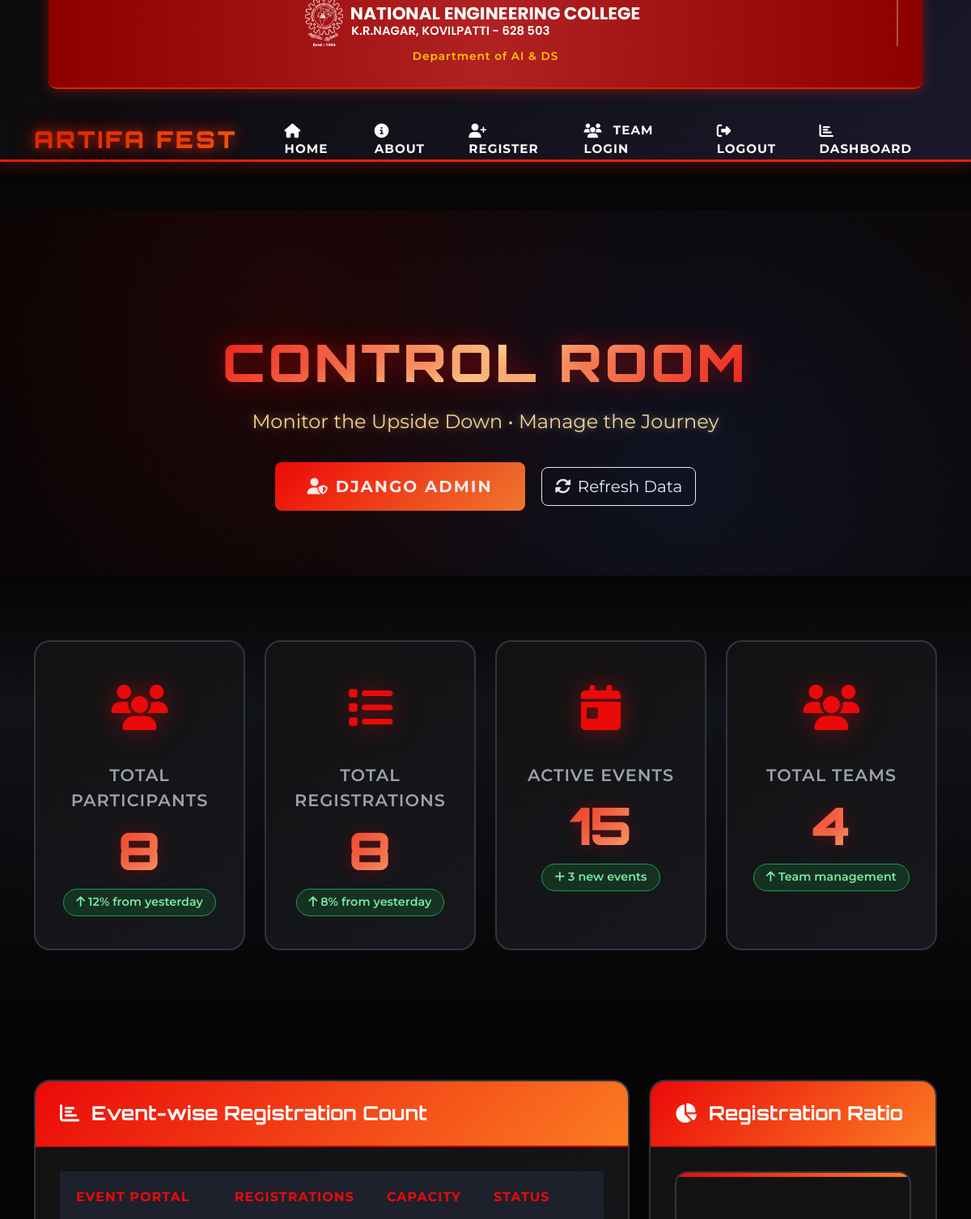
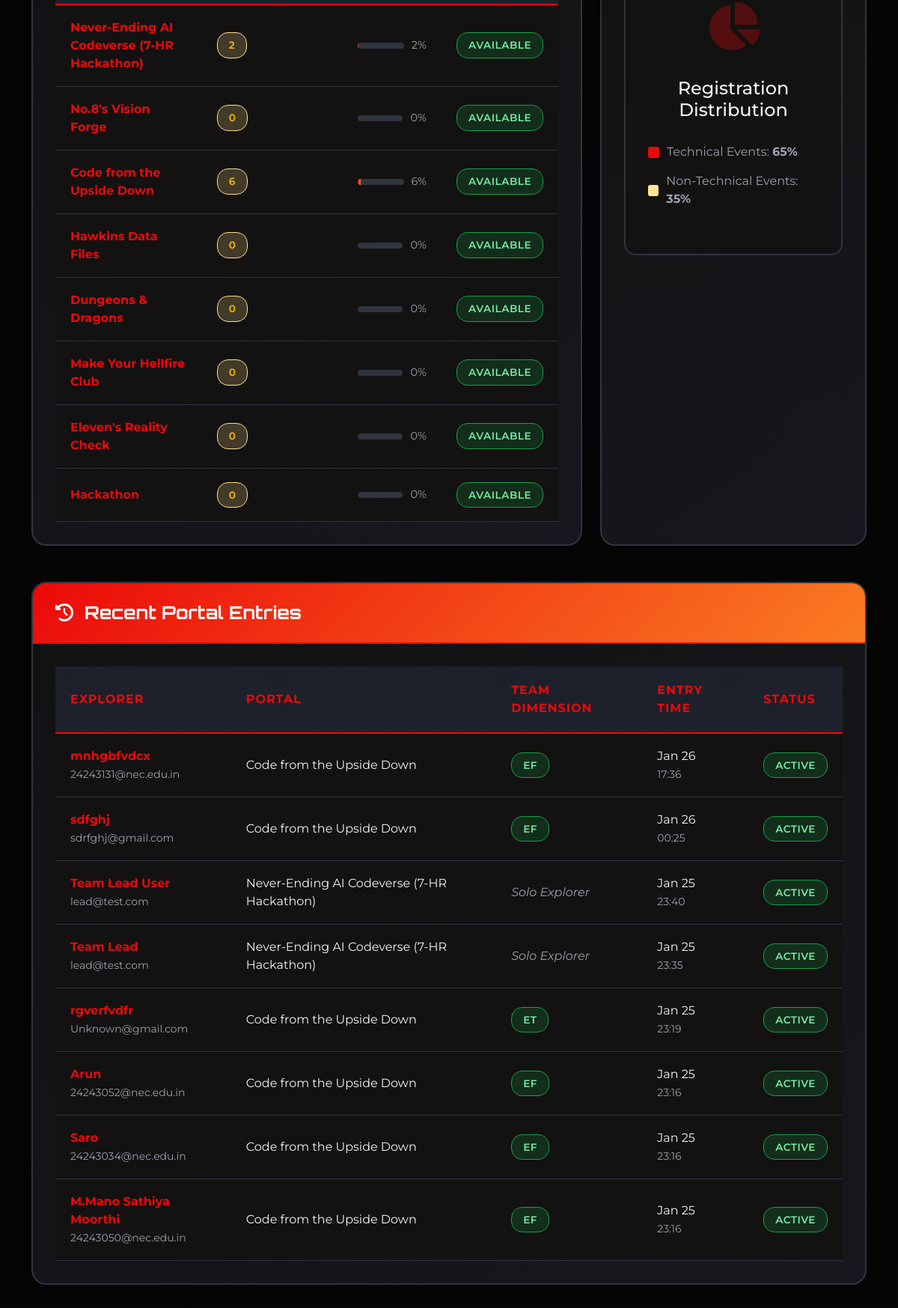
The page /admin-dashboard/ (signed in, upper part) on the database its author committed (2 pictures, top to bottom).
### core/models.py (models this page shows, shortened)
class Event(models.Model):
    EVENT_TYPES = [
        ('technical', 'Technical'),
        ('non-technical', 'Non-Technical'),
    ]
    name = models.CharField(max_length=200)
    slug = models.SlugField(unique=True)
    description = models.TextField()
    event_type = models.CharField(max_length=20, choices=EVENT_TYPES)
    is_team_event = models.BooleanField(default=False)
    min_team_size = models.IntegerField(default=1)
    max_team_size = models.IntegerField(default=1)
    icon_class = models.CharField(max_length=100, default='fas fa-code')
    start_time = models.TimeField(null=True, blank=True)
    end_time = models.TimeField(null=True, blank=True)
    event_date = models.DateField(null=True, blank=True)
    duration = models.CharField(max_length=100, blank=True, null=True, help_text="e.g., '7 hours', '2 hours'")
    venue = models.CharField(max_length=200, blank=True, null=True, help_text="Event venue/location")
    created_at = models.DateTimeField(auto_now_add=True)
    updated_at = models.DateTimeField(auto_now=True)

class Registration(models.Model):
    YEAR_CHOICES = [
        ('1', '1st Year'),
        ('2', '2nd Year'),
        ('3', '3rd Year'),
        ('4', '4th Year'),
    ]
    DEPARTMENT_CHOICES = [
        ('AIDS', 'AI & DS'),
        ('CSE', 'Computer Science'),
        ('IT', 'Information Technology'),
        ('ECE', 'Electronics & Communication'),
        ('EEE', 'Electrical & Electronics'),
        ('MECH', 'Mechanical'),
        ('CIVIL', 'Civil'),
        ('OTHER', 'Other'),
    ]
    register_number = models.CharField(max_length=20, unique=True, help_text='Unique registration number', null=True)
    full_name = models.CharField(max_length=200, null=True)
    year = models.CharField(max_length=1, choices=YEAR_CHOICES, null=True)
    department = models.CharField(max_length=10, choices=DEPARTMENT_CHOICES, null=True)
    phone_number = models.CharField(max_length=15, null=True, blank=True)
    email = models.EmailField(null=True)
    is_verified = models.BooleanField(default=False)
    event = models.ForeignKey(Event, on_delete=models.CASCADE)
    registered_at = models.DateTimeField(auto_now_add=True)
    team = models.ForeignKey('Team', on_delete=models.SET_NULL, null=True, blank=True, related_name='registrations', help_text='Team this registration belongs to')
    team_name = models.CharField(max_length=100, blank=True, null=True)
    team_members = models.IntegerField(default=0, help_text='Count of team members (0 if not team lead)')
    team_password = models.CharField(max_length=255, blank=True, null=True, help_text='Team password (hashed) for team login verification')
    is_team_lead = models.BooleanField(default=False, help_text='Whether this participant is a team lead')
    class Meta:
        unique_together = ['register_number', 'event']
        ordering = ['-registered_at']

### core/views.py (the view)
# urls.py: path('admin-dashboard/', views.admin_dashboard, name='admin_dashboard'),
def admin_dashboard(request):
    if not request.user.is_superuser:
        return redirect('home')
    total_registrations = Registration.objects.count()
    total_participants = Registration.objects.values('register_number').distinct().count()
    total_teams = Team.objects.count()
    recent_registrations = Registration.objects.select_related('event').order_by('-registered_at')[:10]
    event_stats = []
    events = Event.objects.all()
    for event in events:
        count = Registration.objects.filter(event=event).count()
        event_stats.append({
            'event': event.name,
            'count': count
        })
    teams = Team.objects.select_related('event', 'created_by').all().order_by('-created_at')[:10]
    team_stats = []
    for team in teams:
        team_stats.append({
            'id': team.id,
            'name': team.name,
            'event': team.event.name,
            'leader': team.created_by.full_name,
            'members': team.member_count,
            'total': team.total_count,
            'created_at': team.created_at
        })
    context = {
        'total_participants': total_participants,
        'total_registrations': total_registrations,
        'total_teams': total_teams,
        'recent_registrations': recent_registrations,
        'event_stats': event_stats,
        'team_stats': team_stats,
    }
    return render(request, 'core/admin_dashboard.html', context)

### core/templates/core/admin_dashboard.html (shortened to what this page needs)
{% extends 'base.html' %}
{% load static %}
{% block content %}
<section class="dashboard-hero">
    <div class="container">
        <div class="row justify-content-center">
            <div class="col-lg-10 col-xl-8">
                <h1 class="dashboard-title">CONTROL ROOM</h1>
                <p class="dashboard-subtitle">Monitor the Upside Down • Manage the Journey</p>
                <div class="text-center">
                    <a href="/admin/" class="btn btn-lg me-3" style="background: linear-gradient(135deg, hsl(var(--primary)), hsl(var(--stranger-orange))); color: hsl(var(--primary-foreground)); border: none; padding: 15px 40px; font-weight: 700; text-transform: uppercase; letter-spacing: 2px;">
                        <i class="fas fa-user-shield me-2"></i>Django Admin
                    </a>
                    <button class="btn btn-lg btn-outline-light" id="refreshBtn" onclick="refreshData()">
                        <i class="fas fa-sync-alt me-2"></i>Refresh Data
                    </button>
                </div>
            </div>
        </div>
    </div>
</section>
<section class="stats-overview">
    <div class="container">
        <div class="row g-4">
            <div class="col-lg-3 col-md-6">
                <div class="stat-card">
                    <div class="stat-icon">
                        <i class="fas fa-users"></i>
                    </div>
                    <div class="stat-title">Total Participants</div>
                    <div class="stat-value">{{ total_participants|default:"0" }}</div>
                    <div class="stat-change change-positive">
                        <i class="fas fa-arrow-up me-1"></i>12% from yesterday
                    </div>
                </div>
            </div>
            <div class="col-lg-3 col-md-6">
                <div class="stat-card">
                    <div class="stat-icon">
                        <i class="fas fa-list"></i>
                    </div>
                    <div class="stat-title">Total Registrations</div>
                    <div class="stat-value">{{ total_registrations|default:"0" }}</div>
                    <div class="stat-change change-positive">
                        <i class="fas fa-arrow-up me-1"></i>8% from yesterday
                    </div>
                </div>
            </div>
            <div class="col-lg-3 col-md-6">
                <div class="stat-card">
                    <div class="stat-icon">
                        <i class="fas fa-calendar-day"></i>
                    </div>
                    <div class="stat-title">Active Events</div>
                    <div class="stat-value">{{ active_events|default:"15" }}</div>
                    <div class="stat-change change-positive">
                        <i class="fas fa-plus me-1"></i>3 new events
                    </div>
                </div>
            </div>
            <div class="col-lg-3 col-md-6">
                <div class="stat-card">
                    <div class="stat-icon">
                        <i class="fas fa-users"></i>
                    </div>
                    <div class="stat-title">Total Teams</div>
                    <div class="stat-value">{{ total_teams|default:"0" }}</div>
                    <div class="stat-change change-positive">
                        <i class="fas fa-arrow-up me-1"></i>Team management
                    </div>
                </div>
            </div>
        </div>
    </div>
</section>
<section class="dashboard-widgets">
    <div class="container">
        <div class="row g-4 mb-5">
            <div class="col-lg-8">
                <div class="widget-card">
                    <div class="widget-header">
                        <h3 class="widget-title">
                            <i class="fas fa-chart-bar"></i> Event-wise Registration Count
                        </h3>
                    </div>
                    <div class="widget-body">
                        <div class="table-responsive">
                            <table class="dashboard-table">
                                <thead>
                                    <tr>
                                        <th>Event Portal</th>
                                        <th>Registrations</th>
                                        <th>Capacity</th>
                                        <th>Status</th>
                                    </tr>
                                </thead>
                                <tbody>
                                    {% for stat in event_stats %}
                                    <tr>
                                        <td>
                                            <strong style="color: hsl(var(--primary));">{{ stat.event }}</strong>
                                        </td>
                                        <td>
                                            <span class="table-badge badge-warning">{{ stat.count }}</span>
                                        </td>
                                        <td>
                                            {% widthratio stat.count stat.capacity|default:100 100 as percentage %}
                                            <div style="display: flex; align-items: center; gap: 10px;">
                                                <div style="flex: 1; background: hsl(var(--border)); height: 8px; border-radius: 4px; overflow: hidden;">
                                                    <div style="width: {{ percentage }}%; background: linear-gradient(90deg, hsl(var(--primary)), hsl(var(--stranger-orange))); height: 100%;"></div>
                                                </div>
                                                <span style="color: hsl(var(--muted-foreground)); font-size: 0.9rem;">{{ percentage }}%</span>
                                            </div>
                                        </td>
                                        <td>
                                            {% if percentage >= 90 %}
                                            <span class="table-badge badge-danger">Full</span>
                                            {% elif percentage >= 70 %}
                                            <span class="table-badge badge-warning">Almost Full</span>
                                            {% else %}
                                            <span class="table-badge badge-success">Available</span>
                                            {% endif %}
                                        </td>
                                    </tr>
                                    {% endfor %}
                                </tbody>
                            </table>
                        </div>
                    </div>
                </div>
            </div>
            <div class="col-lg-4">
                <div class="widget-card">
                    <div class="widget-header">
                        <h3 class="widget-title">
                            <i class="fas fa-chart-pie"></i> Registration Ratio
                        </h3>
                    </div>
                    <div class="widget-body">
                        <div class="chart-container">
                            <div class="chart-placeholder">
                                <div class="chart-icon">
                                    <i class="fas fa-chart-pie"></i>
                                </div>
                                <h4 style="color: hsl(var(--foreground)); margin-bottom: 10px;">Registration Distribution</h4>
                                <div style="text-align: left; margin-top: 30px;">
                                    <div style="display: flex; align-items: center; margin-bottom: 15px;">
                                        <div style="width: 15px; height: 15px; background: hsl(var(--primary)); border-radius: 3px; margin-right: 10px;"></div>
                                        <span>Technical Events: <strong>{{ tech_registrations|default:"65" }}%</strong></span>
                                    </div>
                                    <div style="display: flex; align-items: center; margin-bottom: 15px;">
                                        <div style="width: 15px; height: 15px; background: hsl(var(--stranger-yellow)); border-radius: 3px; margin-right: 10px;"></div>
                                        <span>Non-Technical Events: <strong>{{ nontech_registrations|default:"35" }}%</strong></span>
                                    </div>
                                </div>
                            </div>
                        </div>
                    </div>
                </div>
            </div>
        </div>
        <div class="row g-4">
            <div class="col-lg-12">
                <div class="widget-card">
                    <div class="widget-header">
                        <h3 class="widget-title">
                            <i class="fas fa-history"></i> Recent Portal Entries
                        </h3>
                    </div>
                    <div class="widget-body">
                        <div class="table-responsive">
                            <table class="dashboard-table">
                                <thead>
                                    <tr>
                                        <th>Explorer</th>
                                        <th>Portal</th>
                                        <th>Team Dimension</th>
                                        <th>Entry Time</th>
                                        <th>Status</th>
                                    </tr>
                                </thead>
                                <tbody>
                                    {% for reg in recent_registrations %}
                                    <tr>
                                        <td>
                                            <strong style="color: hsl(var(--primary));">{{ reg.full_name }}</strong><br>
                                            <small style="color: hsl(var(--muted-foreground));">{{ reg.email }}</small>
                                        </td>
                                        <td>
                                            <span style="color: hsl(var(--foreground));">{{ reg.event.name }}</span>
                                        </td>
                                        <td>
                                            {% if reg.team_name %}
                                            <span class="table-badge badge-success">{{ reg.team_name }}</span>
                                            {% else %}
                                            <span style="color: hsl(var(--muted-foreground)); font-style: italic;">Solo Explorer</span>
                                            {% endif %}
                                        </td>
                                        <td>
                                            <span style="color: hsl(var(--foreground));">{{ reg.registered_at|date:"M d" }}</span><br>
                                            <small style="color: hsl(var(--muted-foreground));">{{ reg.registered_at|time:"H:i" }}</small>
                                        </td>
                                        <td>
                                            <span class="table-badge badge-success">Active</span>
                                        </td>
                                    </tr>
                                    {% endfor %}
                                </tbody>
                            </table>
                        </div>
                    </div>
                </div>
            </div>
        </div>
        {% if total_teams > 0 %}
        <div class="row g-4 mt-2">
        </div>
        {% endif %}
    </div>
</section>
{% endblock %}

### rows shown on the page
Event: event "Never-Ending AI Codeverse (7-HR Hackathon)"
Event: event "No.8's Vision Forge"
Event: event "Code from the Upside Down"
Event: event "Hawkins Data Files"
Event: event "Dungeons & Dragons"
Event: event "Make Your Hellfire Club"
Event: event "Eleven's Reality Check"
Event: event "Hackathon"
Registration: full_name "mnhgbfvdcx", email "24243131@nec.edu.in", event.name "Code from the Upside Down", team_name "EF", registered_at "Jan 26", registered_at "17:36"
Registration: full_name "sdfghj", email "sdrfghj@gmail.com", event.name "Code from the Upside Down", team_name "EF", registered_at "Jan 26", registered_at "00:25"
Registration: full_name "Team Lead User", email "lead@test.com", event.name "Never-Ending AI Codeverse (7-HR Hackathon)", shows "Solo Explorer", registered_at "Jan 25", registered_at "23:40"
Registration: full_name "Team Lead", email "lead@test.com", event.name "Never-Ending AI Codeverse (7-HR Hackathon)", shows "Solo Explorer", registered_at "Jan 25", registered_at "23:35"
Registration: full_name "rgverfvdfr", email "Unknown@gmail.com", event.name "Code from the Upside Down", team_name "ET", registered_at "Jan 25", registered_at "23:19"
Registration: full_name "Arun", email "24243052@nec.edu.in", event.name "Code from the Upside Down", team_name "EF", registered_at "Jan 25", registered_at "23:16"
Registration: full_name "Saro", email "24243034@nec.edu.in", event.name "Code from the Upside Down", team_name "EF", registered_at "Jan 25", registered_at "23:16"
Registration: full_name "M.Mano Sathiya Moorthi", email "24243050@nec.edu.in", event.name "Code from the Upside Down", team_name "EF", registered_at "Jan 25", registered_at "23:16"

### other values the page prints
{{ stat.count }} "2" "0" "6" "0" "0" "0" "0" "0"
{{ percentage }} "2" "0" "6" "0" "0" "0" "0" "0"
{{ tech_registrations|default:"65" }} "65"
{{ nontech_registrations|default:"35" }} "35"
